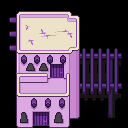

Rendered tile map (Tiled .tmx) drawn with the repository's tilesets; below, a short description and the map source with its tile grids summarised:
An orthogonal 8x8 tile map with 16x16 px tiles, 3 tile layers (OnGrass, Collisions, WalkBehind) and 1 object (teleport on push).

<map version="1.10" tiledversion="1.11.0" orientation="orthogonal" renderorder="right-down" compressionlevel="6" width="8" height="8" tilewidth="16" tileheight="16" infinite="0" nextlayerid="5" nextobjectid="10">
 <tileset firstgid="1" source="../../../tileset/desert-2-h250.tsx" />
 <layer id="4" name="OnGrass" width="8" height="8">
  <data>[64 cells, 11 non-empty, 8 distinct tile ids]</data>
 </layer>
 <layer id="1" name="Collisions" width="8" height="8">
  <data>[64 cells, 28 non-empty, 28 distinct tile ids]</data>
 </layer>
 <layer id="2" name="WalkBehind" width="8" height="8">
  <data>[64 cells, 27 non-empty, 25 distinct tile ids]</data>
 </layer>
 <objectgroup name="Moving">
  <object id="9" type="teleport on push" x="64" y="128" width="16" height="16">
   <properties>
    <property name="map" value="floor-0" />
    <property name="x" value="3" />
    <property name="y" value="8" />
   </properties>
  </object>
 </objectgroup>
</map>
